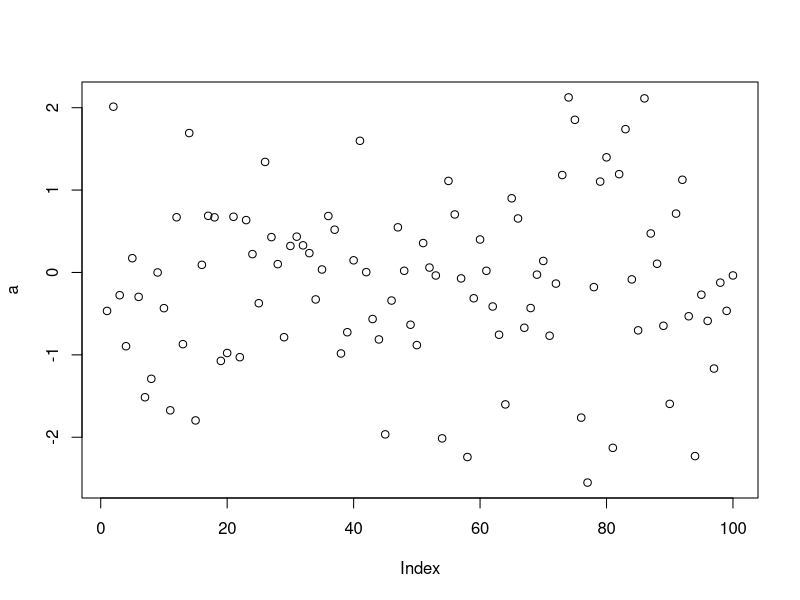
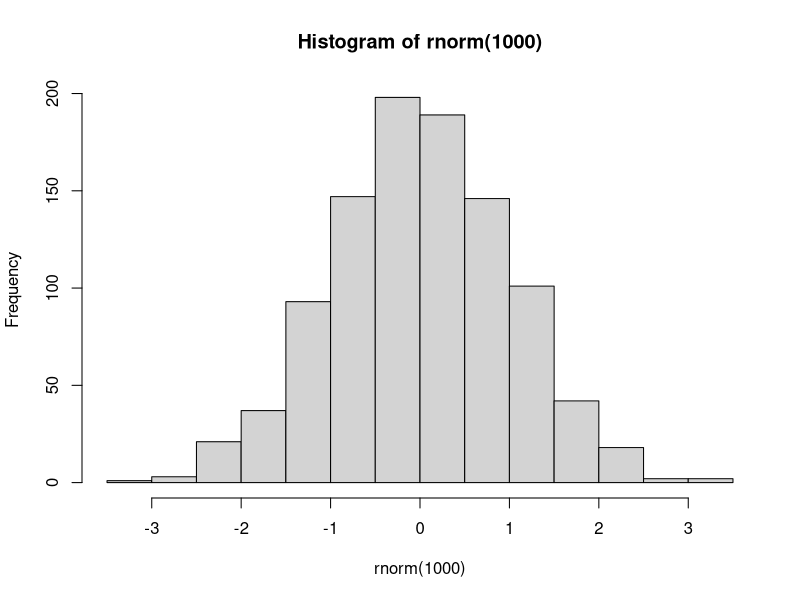
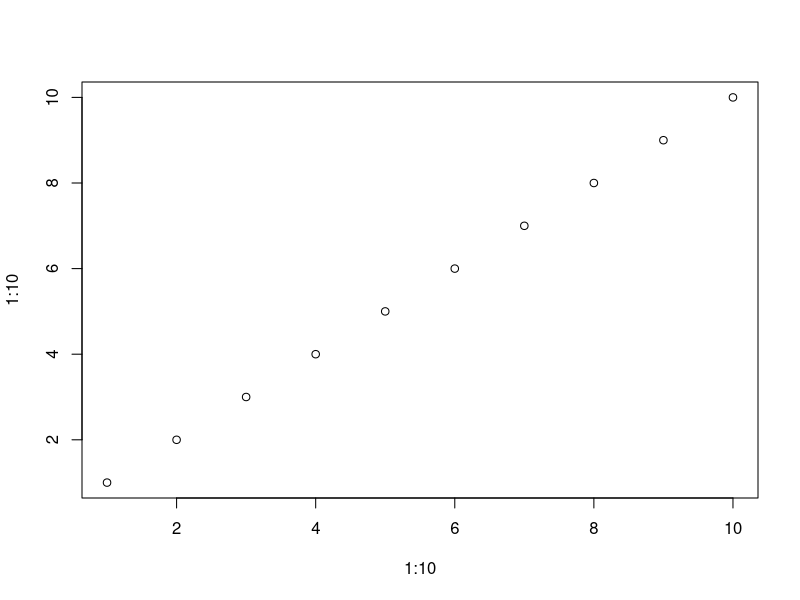

Recreate these plots in R, in order.
## git example workshop

a <- rnorm(100)
plot(a)

## now adding one more line.
hist(rnorm(1000))

## another line
plot(1:10, 1:10)

## yet another
rnorm(100)
